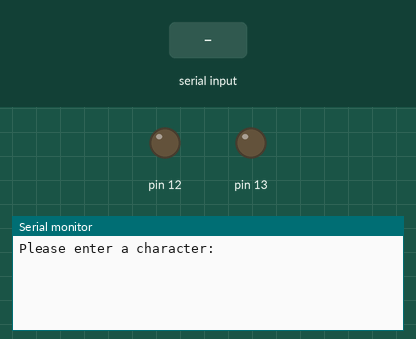
Simulated run of this sketch. Board: Arduino Uno, built with avr-gcc and run on an emulated ATmega328P. Shown: output pins drawn as LEDs (lit = HIGH), the last lines printed to the serial monitor. Inputs (shaded band) come from the test bench.

Above: at 1.2 s.
1.3 s: "1" received over Serial
At 2.1 s:
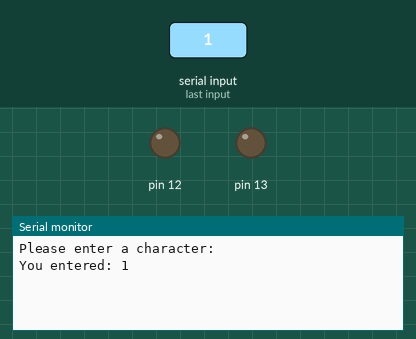
At 3.3 s:
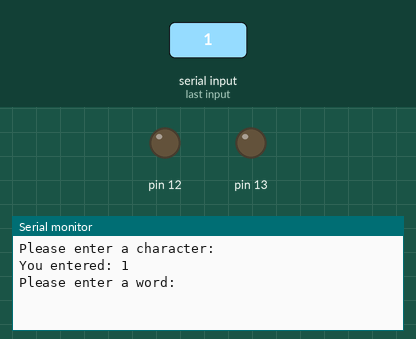

Measured:
- after the input at 1.3 s, the serial monitor: prints a new line at once (image 1)

The sketch:

Read_Char_Word.ino
```cpp
void setup() {
  pinMode(12,OUTPUT);
  pinMode(13,OUTPUT);
  Serial.begin(9600);

}

void loop() {
  Serial.println("Please enter a character:");

  while (Serial.available() == 0) {
  }

  char incomingChar = Serial.read();
  Serial.print("You entered: ");
  Serial.println(incomingChar);
  Serial.println();

  while (Serial.available() > 0)
  {
    Serial.read();
    delay(2);
  }

  delay(1000);
  Serial.println("Please enter a word:");

  while (Serial.available() == 0) {
  }

  String incomingstr = Serial.readString();
  incomingstr.trim();
  Serial.print("You entered: ");
  Serial.println(incomingstr);
  Serial.println();

 delay(2000);
}
```
